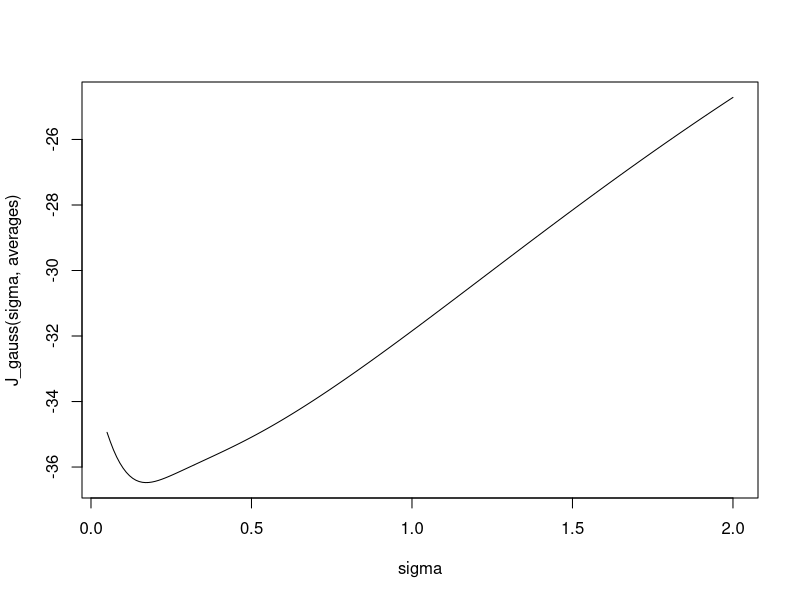
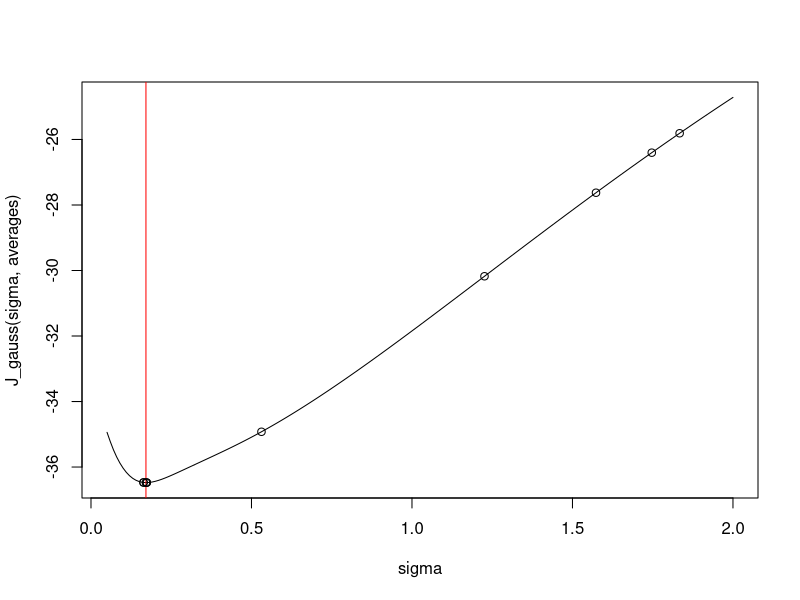
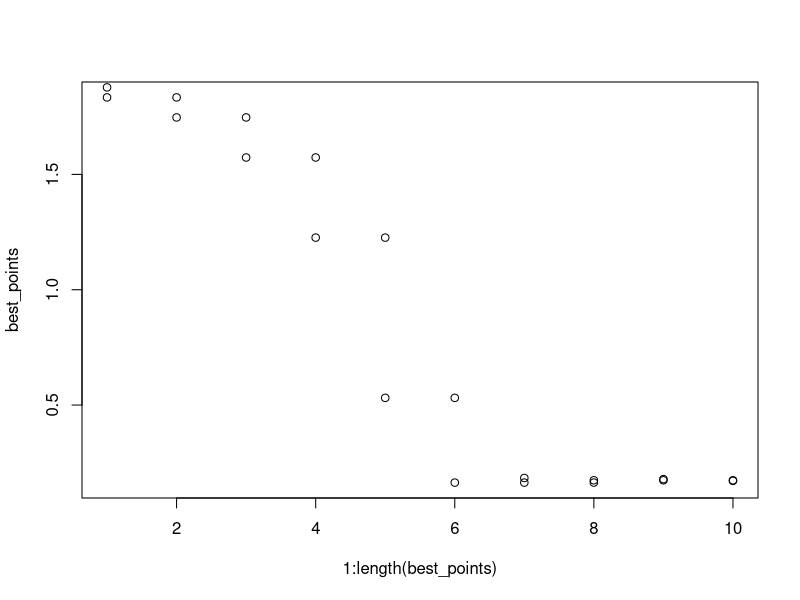
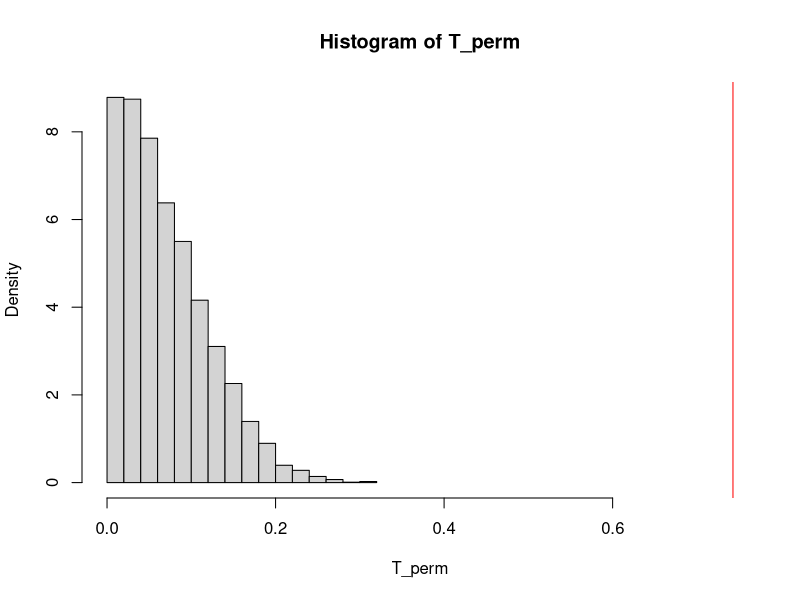

Write R code to recreate these figures, in order.
## ---- chunk 1
set.seed(42)
## ---- chunk 2
# gaussian kernel
k_gauss <- function(x, x_prime, sigma=1) {
    dnorm(x, mean=x_prime, sd=sigma)
}

# error function J
J_gauss <- function(sigma, X) {
    n <- length(X)
    first_term <- 0
    for (i in 1:n) {
        for (j in 1:n) {
            first_term <- first_term + k_gauss(X[i], X[j], sqrt(2)*sigma)
        }
    }
    first_term <- first_term * (1 / n^2)
    second_term <- 0
    for (i in 1:n) {
        inner <- 0
        for (j in 1:n) {
            if (j != i) {
                second_term <- second_term + k_gauss(X[j], X[i], sigma)
            }
        }
        second_term <- second_term + (1 / (n - 1)) * inner
    }
    second_term <- second_term * (2 / n)
    return(first_term - second_term)
}
## ---- chunk 3
# load dataset
scores <- data.matrix(read.csv('./data/score.csv'))
averages <- rowMeans(scores) / 10
averages[0:10]
## ---- chunk 4
sigma <- seq(0.05, 2, 0.01)
plot(sigma, J_gauss(sigma, averages), type="l")
## ---- chunk 5
my_loss <- function(sigma) {
    J_gauss(sigma, averages)
}

nm_gauss_kde <- function(par=c(0.05, 2), fn = my_loss, return_points=FALSE) {
    # parameters
    alpha <- 1
    gamma <- 2
    rho <- 0.5
    sigma <- 0.5
    
    # termination criteria
    max_term <- 100
    sd_threshold <- 0.001
    
    dim <- 2
    points <- runif(dim, min=par[1], max=par[2])
    
    point_mat <- NA
    
    iter <- 1
    while(sd(points) >= sd_threshold & iter <= max_term) {
        # Order points
        points <- points[order(fn(points))]
        if (return_points) {
            if (iter == 1) {
                point_mat <- matrix(points, nrow=1, ncol=dim)
            } else {
                point_mat <- rbind(point_mat, matrix(points, nrow=1, ncol=dim))
            }
        }
        
        # Compute centroid - this is merely the first point (2 points only)
        centroid <- points[1:dim-1] / (dim-1)
        
        # Reflect about centroid
        reflected_point <- centroid +  alpha * (centroid - points[dim])
        if (reflected_point < 0) {
            reflected_point <- -1 * reflected_point
        }
        val_r <- fn(reflected_point)
        # don't need to check reflected
        # criteria; if better than x_n but not better than x_1; isn't possible
        # since x_1 = x_n here
        
        # Expand step
        if (val_r < fn(points[1])) {
            expanded <- centroid + gamma * (reflected_point - centroid)
            if (expanded < 0) {
                expanded <- -1*expanded
            }
            if (fn(expanded) < val_r) {
                points[dim] <- expanded
            } else {
                points[dim] <- reflected_point
            }
        } else {
            contracted <- centroid + rho * (reflected_point - centroid)
            if (contracted < 0) {
                contracted <- -1*contracted
            }
            if (fn(contracted) < fn(points[dim])) {
                # contract
                points[dim] <- contracted
            } else {
                # shrink
                points <- points[1] + sigma * (points - points[1])
            }
        }
        # next iteration
        iter <- iter + 1
    }
    if (return_points) {
        return(point_mat)
    }
    return(points[1])
}
## ---- chunk 6
points <- nm_gauss_kde(return_points = TRUE)
best_points <- points[,1]
plot(sigma, J_gauss(sigma, averages), type="l")
abline(v=points[length(best_points),1], col="red")
points(best_points, J_gauss(best_points, averages))
## ---- chunk 7
plot(1:length(best_points), best_points)
points(1:length(best_points), points[,2])
## ---- chunk 8
weather <- read.csv('./data/Szeged_Weather_Summary.csv')
weather[1:5,]
## ---- chunk 9
K <- 10000

T_obs <- abs(cor(weather$Temperature, weather$Humid))

T_perm <- vector('numeric', K)
temp_df <- weather
for (i in 1:K) {
    temp_df$Humid <- sample(weather$Humid)
    T_perm[i] <- abs(cor(temp_df$Temperature, temp_df$Humid))
}

x_end <- max(c(T_obs, max(T_perm)))
hist(T_perm, freq=FALSE, xlim = c(0,x_end))
abline(v=T_obs, col='red')
print(mean(T_perm >= T_obs))
